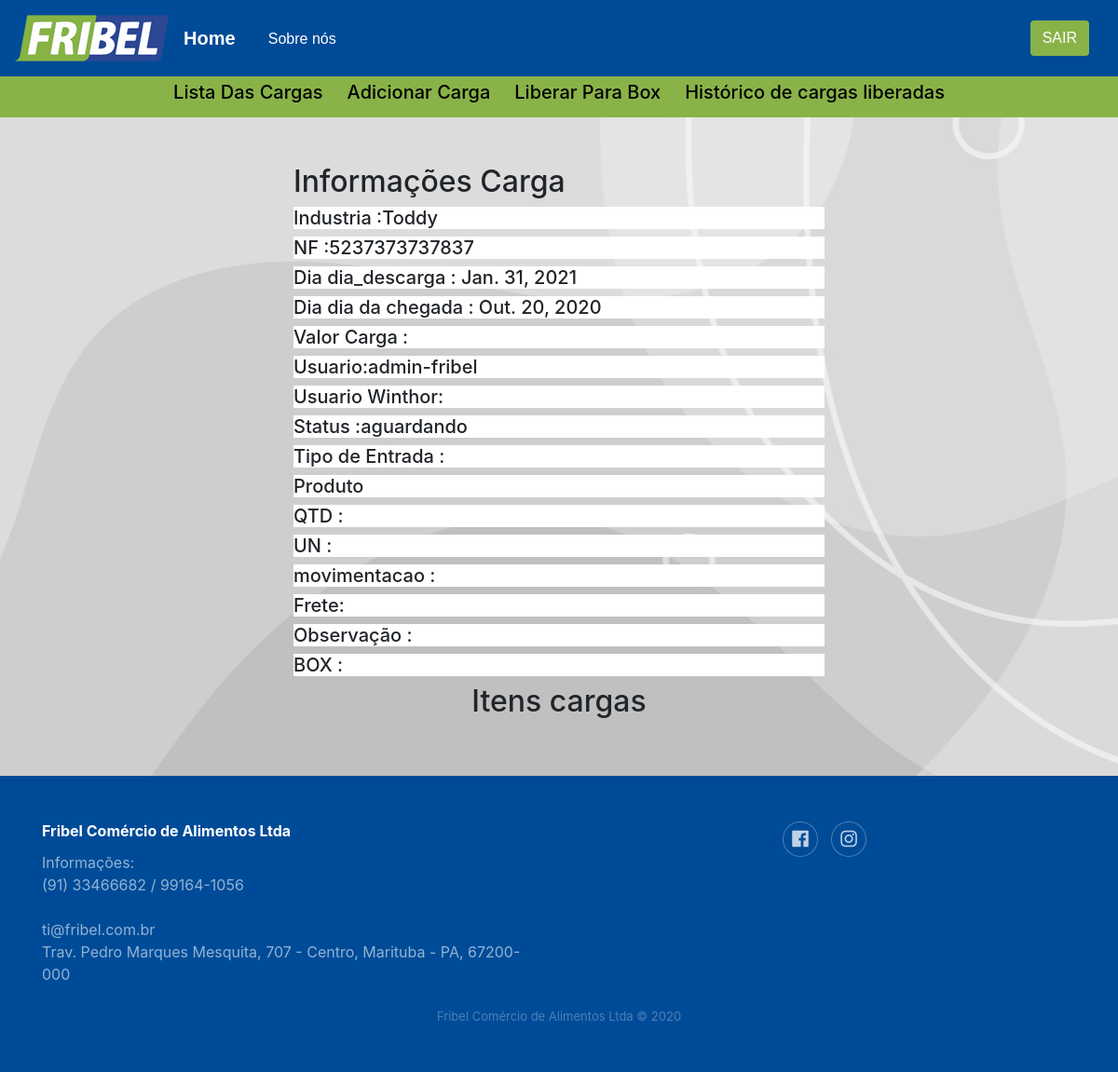
The app's page /acompanhamento/informacoes_cargas/13 (signed in), older data.
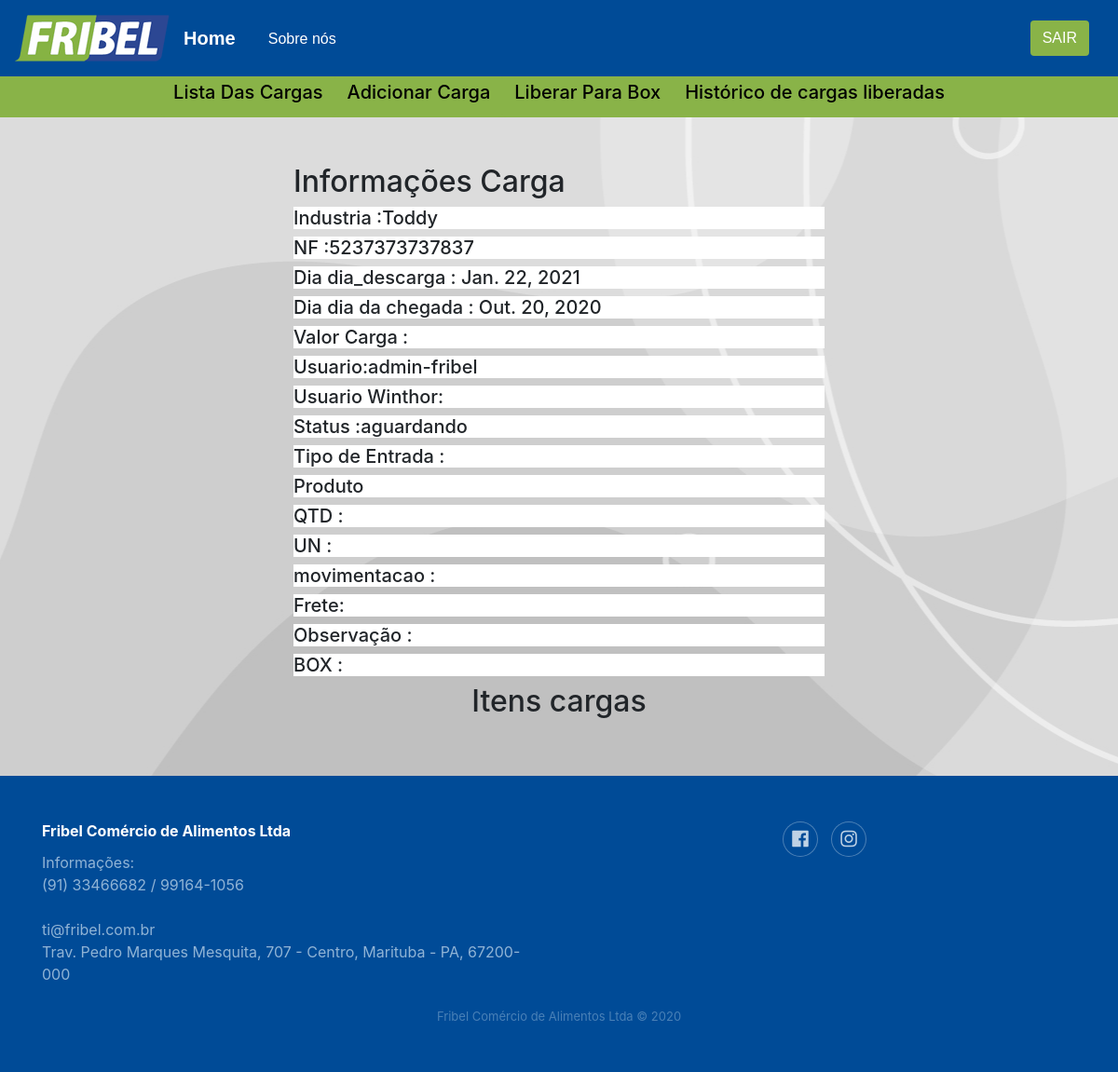
The same page, newer data.
### core/models.py (models this page shows, shortened)
class Carga(models.Model):
    STATUS = (
        ('liberado', 'Liberado'),
        ('aguardando', 'Aguardando')
    )
    dia_chegada = models.DateField('Dia da chegada',blank=True)
    numero_nf = models.CharField('Numero NF', max_length=45)
    industria = models.CharField('Industria', max_length=40)
    dia_descarga = models.DateField('Dia da descarga')
    user_ERP = models.CharField(max_length=30, blank=True)
    user = models.ForeignKey(User, on_delete=models.CASCADE)
    status = models.CharField('Status', max_length=15, choices=STATUS)
    tipo_entrada = models.CharField(max_length=20, blank=True)
    Produto = models.CharField(max_length=40, blank=True)
    QTD = models.CharField(max_length=10, blank=True)
    UN = models.CharField(max_length=12, blank=True)
    movimentacao = models.CharField(max_length=20, blank=True)
    frete = models.CharField(max_length=10, blank=True)
    observacao = models.CharField(max_length=500, blank=True)
    box = models.CharField('Box', max_length=20, blank=True)
    valor_carga = models.CharField(max_length=12, blank=True)
    numero_transacao = models.CharField(max_length=10, blank=True)
    created_at = models.DateTimeField(auto_now_add=True)
    update_at = models.DateTimeField(auto_now=True)
    finalizada = models.BooleanField(default=False)
    is_ERP=models.BooleanField(default=False)

### core/views.py (the view)
# urls.py: path('acompanhamento/informacoes_cargas/<str:id>', views.informacoes_cargas),
def informacoes_cargas(request,id):
    itens_carga=[]
    carga=Carga.objects.get(pk=id)
    ids=get_inf_carga_erp(request,carga)
    print('------>id',ids)
    for i in ids:
        itens_carga.append(Itens_carga.objects.get(id=i))
    user = return_usuario(request)
    return render(request, 'core/informacoes_cargas.html',{'carga':carga,'user':user,'itens_carga':itens_carga})

### core/views.py (called while the page is built)
def return_usuario(request):
    if request.user.is_authenticated:
        id_user = request.user.id
    usuario = User.objects.get(pk=id_user)
    return(usuario)

### core/templates/core/informacoes_cargas.html (shortened to what this page needs)
{% extends 'base.html' %}
{% block content %}
    <div class="container col-6">
        <div><h2>Informações Carga</h2></div>
            <h5 class= "inf_carga">Industria :{{carga.industria}}</h5>
            <h5 class= "inf_carga">NF  :{{carga.numero_nf}}</h5>
            <h5 class= "inf_carga">Dia dia_descarga    : {{carga.dia_descarga}}</h5>
            <h5 class= "inf_carga">Dia dia da chegada  : {{carga.dia_chegada}}</h5>
            <h5 class= "inf_carga">Valor Carga  :{{carga.valor_carga}} </h5>
            <h5 class= "inf_carga">Usuario:{{carga.user}} </h5>
            <h5 class= "inf_carga">Usuario Winthor: {{carga.user_ERP}}</h5>
            <h5 class= "inf_carga">Status  :{{carga.status}} </h5>
            <h5 class= "inf_carga">Tipo de Entrada  :{{carga.tipo_entrada}} </h5>
            <h5 class= "inf_carga">Produto {{carga.Produto}} </h5>
            <h5 class= "inf_carga">QTD  :{{carga.QTD}} </h5>
            <h5 class= "inf_carga">UN  :{{carga.UN}} </h5>
            <h5 class= "inf_carga">movimentacao  :{{carga.movimentacao}}</h5>
            <h5 class= "inf_carga">Frete:  {{carga.frete}}</h5>
            <h5 class= "inf_carga">Observação  :{{carga.observacao}}</h5>
            <h5 class= "inf_carga">BOX  :{{carga.box}}</h5>
    </div>
        <div style="text-align: center;"><h2>Itens cargas</h2></div>
{% endblock %}

Row changes from the older to the newer data that the page shows:
changed Carga "Toddy": dia_descarga "Jan. 31, 2021" → "Jan. 22, 2021"
